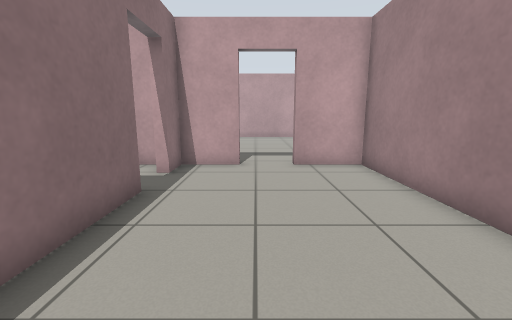
View 1 (above)

24 first-person views from a walk through a world built for the Gazebo simulator. The camera is 0.9 m above the floor, tilts 10° down and sees 90° across. The floor is counted in squares, 0.5 m on a side. Each view is taken from the middle of a square. On the plan, view 1 faces up. The plan holds only what a view shows up to about 15 squares ahead; the rest is blank. Gazebo's built-in surfaces are drawn with simple patterns. Simple shapes stand in for some stock models. Surface patterns are stand-ins for the level's own textures.

View 2
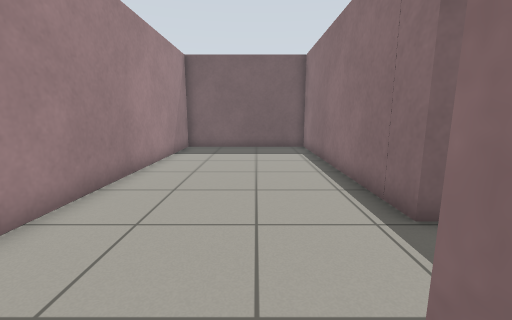

View 3
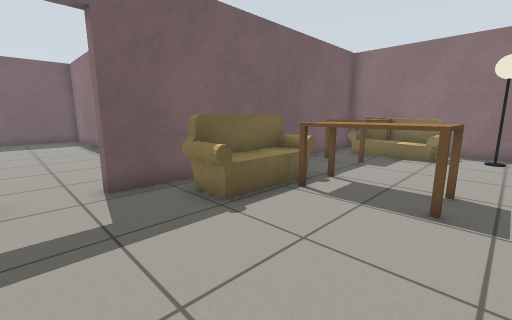

View 4
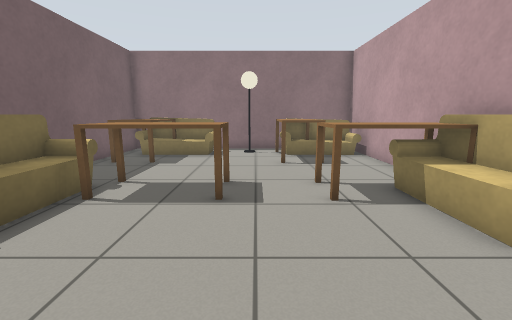

View 5
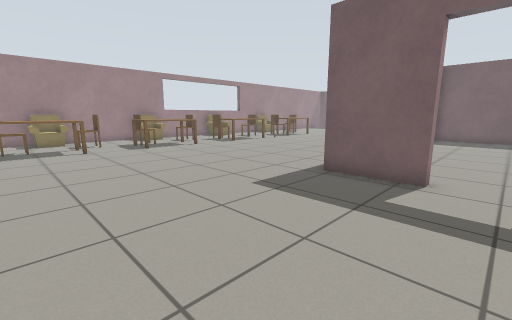

View 6
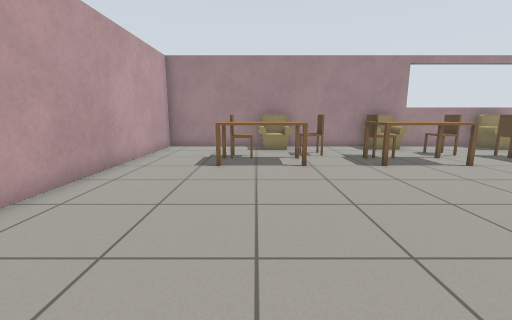

View 7
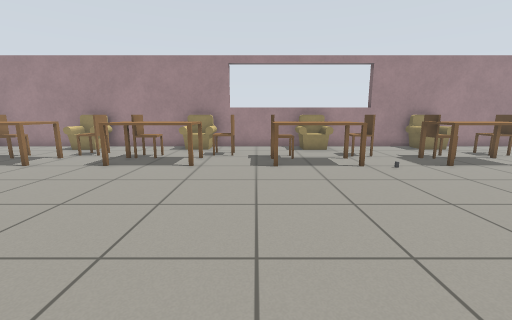

View 8
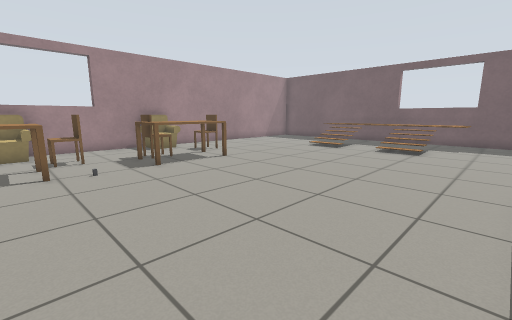

View 9
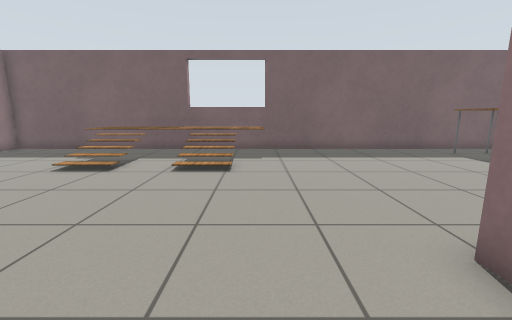

View 10
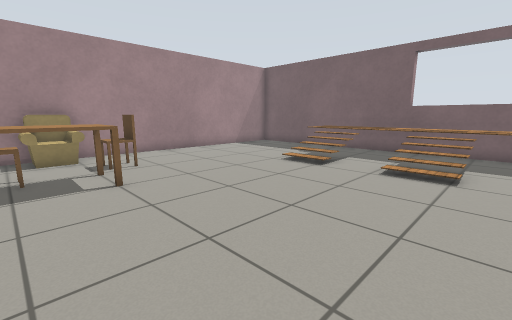

View 11
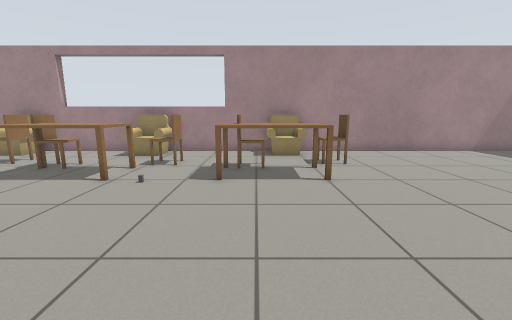

View 12
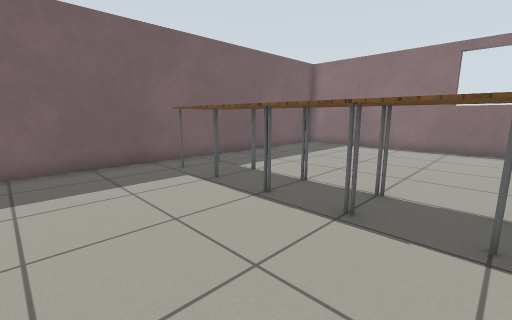

View 13
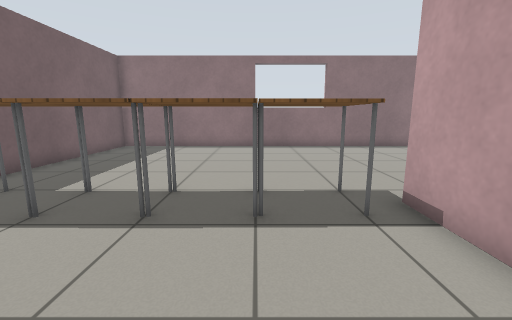

View 14
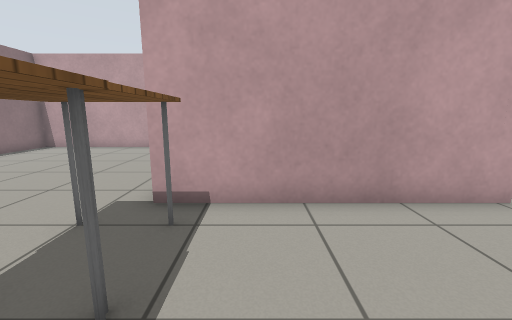

View 15
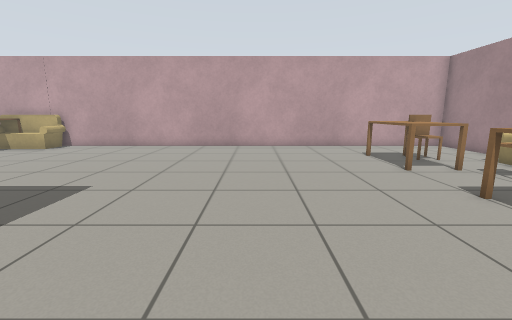

View 16
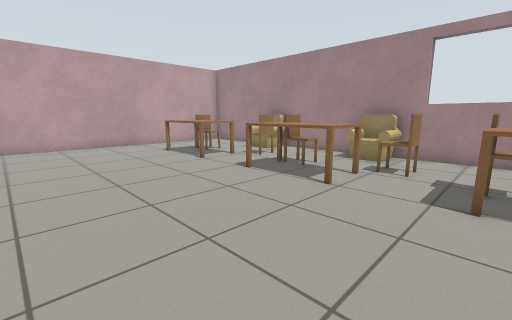

View 17
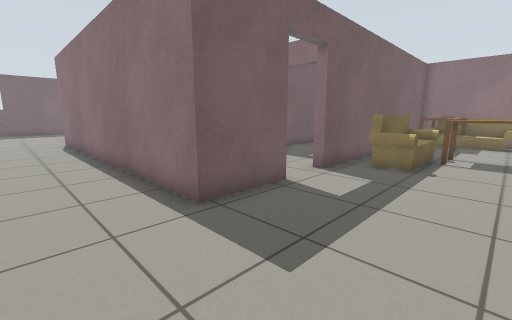

View 18
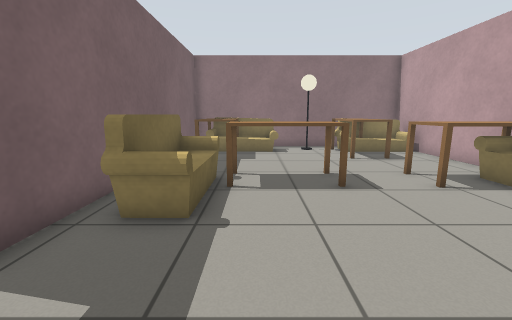

View 19
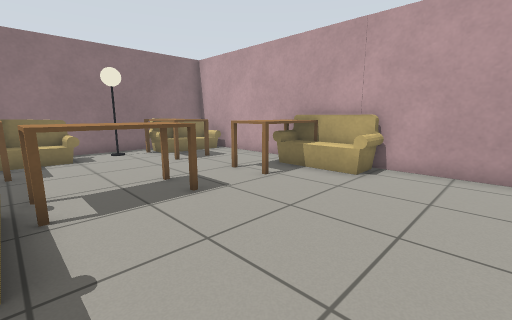

View 20
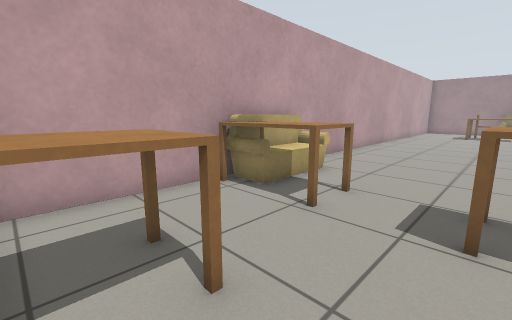

View 21
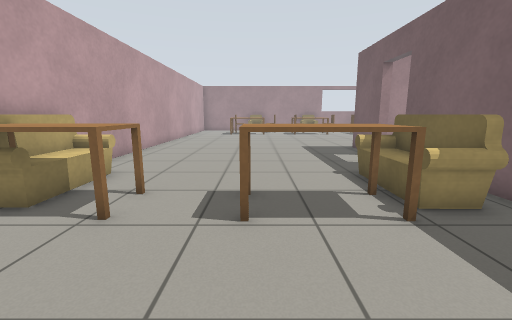

View 22
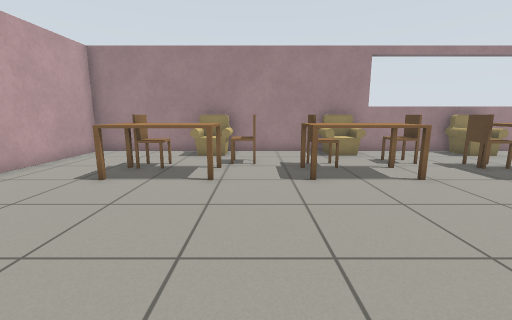

View 23
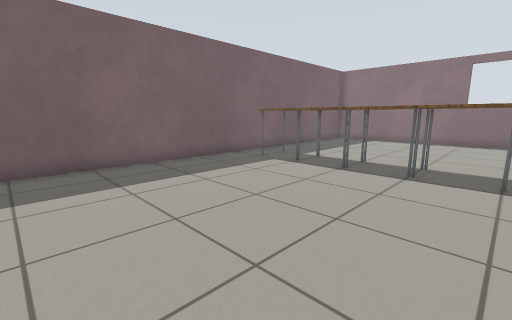

View 24
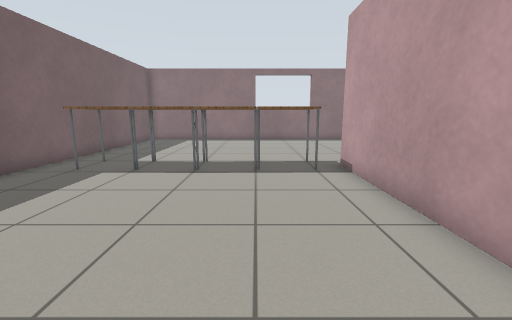

### Floor plan
Points are (right, up) in squares from view 1. A wall is a line through its corners. A room is listed if a view was taken in it or the views show most of it. See-through windows are left out.
Room 1 (view 1)
walls: (-2.7, 5.9) (-2.7, -4.5) (3.9, -4.5) (3.9, 9.2) (1.4, 9.2); (-0.6, 9.2) (-2.7, 9.2) (-2.7, 7.9)
ways out: open door at (0.5, 9) to room 2; open door at (-3, 6.5)
Room 2 (views 2, 3, 4, 5, 6, 7, 8, 9, 10, 11, 12, 13, 14, 15, 16, 17, 18, 19, 20, 21, 22, 23, 24)
walls: (1.4, 9.2) (1.4, 9.6) (4.3, 9.6) (4.3, -4.9) (-3.1, -4.9); (-7, 4.4) (-12.8, 4.4) (-12.8, -15.6) (19.8, -15.6) (19.8, 21) (-12.8, 21) (-12.8, 9.6) (-0.6, 9.6) (-0.6, 9.2)
ways out: open door at (0.5, 9) to room 1
objects: sofa (-12, 11) to (-11, 14); lamp (-12, 15) to (-11, 16); sofa (-12, 17) to (-11, 20); table (-11, 11) to (-9, 12); table (-11, 17) to (-9, 19); sofa (-6, 11) to (-2, 12); table (-6, 13) to (-4, 15); table (-6, 18) to (-4, 20); sofa (-5, 19) to (-2, 20); table (-4, -14) to (-2, -12); table (-4, -11) to (-2, -10); table (-4, -9) to (-2, -8); table (-4, -7) to (-2, -6); stairs (8, -13) to (8, -11); stairs (12, -13) to (12, -11); kitchen table (14, -4) to (16, -1); other object (14, 1); kitchen table (14, 2) to (15, 5); kitchen table (14, 8) to (16, 11); kitchen table (14, 14) to (15, 17); chair (16, -5) to (17, -4); chair (16, -2) to (16, -1); chair (16, 1) to (17, 2); chair (16, 4) to (16, 5); chair (16, 7) to (17, 8); chair (16, 10) to (16, 11); chair (16, 13) to (17, 14); chair (16, 16) to (16, 17); armchair (18, -4) to (19, -2); armchair (18, 2) to (19, 4); armchair (18, 8) to (19, 10); armchair (18, 14) to (19, 16)

Positions as (right, up) in squares from view 1, and headings:
1: (0, 0), facing up
2: (0, 10), facing down
3: (1, 16), facing down-left
4: (1, 16), facing left
5: (0, 17), facing down-right
6: (5, 16), facing right
7: (5, 6), facing right
8: (5, 3), facing down-right
9: (7, -2), facing down
10: (7, -2), facing down-right
11: (7, -2), facing right
12: (2, -6), facing down-left
13: (2, -8), facing left
14: (-1, -10), facing up
15: (9, 6), facing up
16: (8, 5), facing up-right
17: (7, 14), facing down-left
18: (2, 13), facing left
19: (1, 12), facing up-left
20: (-10, 15), facing up-right
21: (-10, 15), facing right
22: (7, 13), facing right
23: (6, -6), facing down-left
24: (6, -8), facing left
